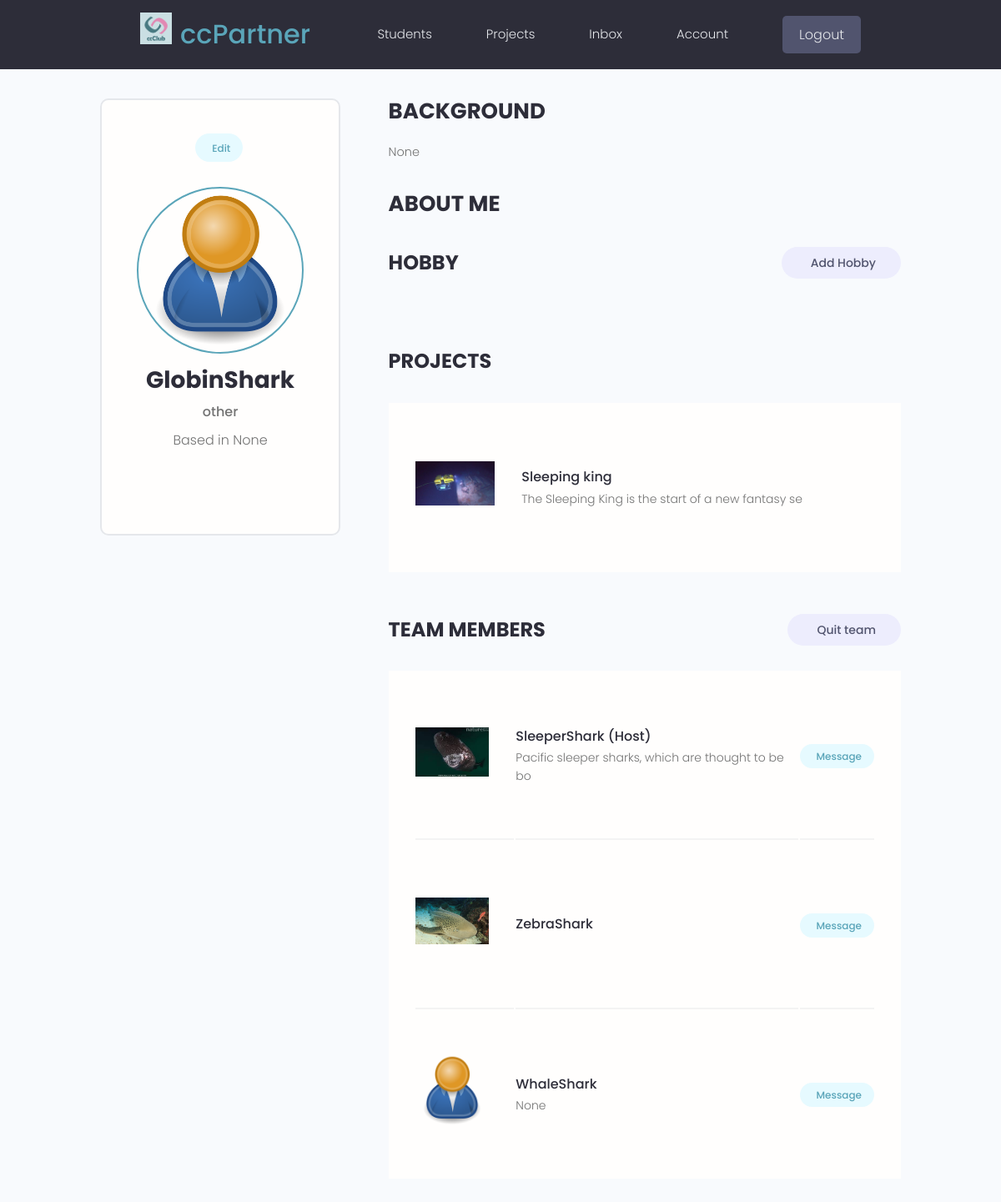
/account/ (signed in), run on the app's committed database.
### users/models.py (models this page shows, shortened)
class Profile(models.Model):
    JOB_TYPE = (
        ('student', '學生'),
        ('employed', '在職'),
        ('other', '其他'),
    )
    user = models.OneToOneField( User,
                                 on_delete=models.CASCADE,
                                 null=True,
                                 blank=True )
    name = models.CharField( max_length=100,
                             blank=True,
                             null=True )
    email = models.EmailField( max_length=200,
                               blank=True,
                               null=True )
    username = models.CharField( max_length=200,
                                 blank=True,
                                 null=True )
    bio = models.TextField( blank=True,
                            null=True )
    profile_image = models.ImageField( blank=True,
                                       null=True,
                                       upload_to="profiles/",
                                       default = 'profiles/user-default.png' )
    social_facebook = models.CharField( max_length=200,
                                        blank=True,
                                        null=True )
    location = models.CharField( max_length=100,
                                 blank=True,
                                 null=True,
                                 default="Taiwan" )
    background = models.CharField( max_length=200,
                                   blank=True,
                                   null=True )
    job = models.CharField( max_length=100,
                            choices=JOB_TYPE,
                            default="other" )
    is_host = models.BooleanField( default=False )
    group_id = models.CharField( max_length=200,
                                 default=None,
                                 blank=True,
                                 null=True )
    created = models.DateTimeField( auto_now_add=True )
    id = models.UUIDField( default=uuid.uuid4,
                           unique=True,
                           primary_key=True,
                           editable=False )
    @property
    def imageURL(self):
        try:
            url = self.profile_image.url
        except:
            url = '/images/profiles/user-default.png'
        return url

### projects/models.py (models this page shows, shortened)
class Project(models.Model):
    FEATURE_TYPE = (
        ("delicacy", "美食評鑑"),
        ("finance", "投資理財"),
        ("sport", '運動健身') ,
        ("pet", "寵物生活"),
        ("toolkit", "輔助工具"),
        ("society", "社會政治"),
        ("shopping", "購物達人"),
        ("entertainment","音樂電影"),
        ("other","其他"),
    )
    owner = models.ForeignKey( Profile,
                               on_delete=models.CASCADE,
                               default=None,
                               null=True,
                               blank=True )
    title = models.CharField( max_length=100 )
    description = models.TextField( null=True,
                                    blank=True )
    featured_image = models.ImageField( null=True,
                                        blank=True,
                                        default='default.jpg' )
    modules = models.ManyToManyField( "Module",
                                      blank=True,
                                      null=True, )
    types = models.ManyToManyField( "Type",
                                   blank=True,
                                   null=True,
                                   default=None )
    feature = models.CharField( max_length=20,
                                choices=FEATURE_TYPE,
                                default=FEATURE_TYPE[-1][0] )
    is_active = models.BooleanField( default=True )
    id = models.UUIDField( default=uuid.uuid4,
                           unique=True,
                           primary_key=True,
                           editable=False )
    created = models.DateTimeField( auto_now_add=True )
    class Meta:
        ordering = ['created']
    @property
    def imageURL(self):
        try:
            url = self.featured_image.url
        except:
            url = '/images/default.jpg'
        return url

### users/views.py (the view)
# urls.py: path('account/', views.userAccount, name='account'),
@login_required(login_url='login')
def userAccount(request):
    profile = request.user.profile
    if profile.group_id:
        group = Group.objects.get(id=profile.group_id)
        project = group.project
    else:
        group, project = None, None
    context = {
        'profile':profile,
        'group': group,
        'project': project,
    }
    return render(request, 'users/account.html', context=context)

### projects/models.py (called while the page is built)
    @property
    def members(self):
        member_list = list()
        if self.member_1:
            member_list.append(self.member_1)
        if self.member_2:
            member_list.append(self.member_2)
        if self.member_3:
            member_list.append(self.member_3)
        return member_list

### users/templates/users/account.html (shortened to what this page needs)
{% extends 'main.html' %}
{% load static %}
{% block content %}
<main class="settingsPage profile my-md">
  <div class="container">
    <div class="layout">
      <div class="column column--1of3">
        <div class="card text-center">
          <div class="card__body dev">
            <a class="tag tag--pill tag--main settings__btn" href="{% url 'update-profile' %}"> Edit</a>
            <img class="avatar avatar--xl dev__avatar" src="{{ profile.imageURL }}" />
            <h2 class="dev__name">{{ profile.username }}</h2>
            <p class="dev__title">{{ profile.job }}</p>
            <p class="dev__location">Based in {{ profile.location }}</p>
          </div>
        </div>
      </div>
      <div class="column column--2of3">
        <div class="devInfo">
          <h3 class="devInfo__title">Background</h3>
          <p class="devInfo__about">
            {{ profile.background }}
          </p>
        </div>
        <div class="column column--2of3">
          <div class="devInfo">
            <h3 class="devInfo__title">About Me</h3>
          </div>
         <div class="settings">
          <h3 class="settings__title">Hobby</h3>
          <a class="tag tag--pill tag--sub settings__btn tag--lg" href="{% url 'create-hobby' %}"> Add Hobby</a>
        </div>
        <div class="settings">
          <h3 class="settings__title">Projects</h3>
        </div>
        <table class="settings__table">
          {% if project %}
          <tr>
            <td class="settings__thumbnail">
              <a href="{% url 'project' project.id %}"><img src="{{ project.imageURL }}" alt="Project Thumbnail" /></a>
            </td>
            <td class="settings__tableInfo">
              <a href="{% url 'project' project.id %}">{{ project.title }}</a>
              <p>
                {{ project.description|slice:'50' }}
              </p>
            </td>
          </tr>
          {% endif %}
        </table>
        {% if group %}
        <div class="settings">
          <h3 class="settings__title">Team Members</h3>
          {% if not profile.is_host %}
          <a class="tag tag--pill tag--sub settings__btn tag--lg" href="{% url 'quit-team' %}?next=/account"> Quit team</a>
          {% endif %}
        </div>
        <table class="settings__table">
          {% if not profile.is_host %}
          <tr>
            <td class="settings__thumbnail">
              <a href="{% url 'user-profile' project.owner.id %}"><img src="{{ project.owner.imageURL }}" alt="Project Thumbnail" /></a>
            </td>
            <td class="settings__tableInfo">
              <a href="{% url 'user-profile' project.owner.id %}">{{ project.owner.username }} (Host)</a>
              <p>
                {{ project.owner.bio|slice:'50' }}
              </p>
            </td>
            <td class="settings__tableActions">
              <a class="tag tag--pill tag--main settings__btn" href="{% url 'create-message' project.owner.id  %}" >Message</a>
            </td>
          </tr>
          {% endif %}
          {% for member in group.members %}
          {% if member != profile %}
          <tr>
            <td class="settings__thumbnail">
              <a href="{% url 'user-profile' member.id %}"><img src="{{ member.imageURL }}" alt="Project Thumbnail" /></a>
            </td>
            <td class="settings__tableInfo">
              <a href="{% url 'user-profile' member.id %}">{{ member.username }}</a>
              <p>
                {{ member.bio|slice:'50' }}
              </p>
            </td>
            <td class="settings__tableActions">
              <a class="tag tag--pill tag--main settings__btn" href="{% url 'create-message' member.id %}" >Message</a>
            </td>
          </tr>
          {% endif %}
          {% endfor %}
        </table>
        {% endif %}
      </div>
    </div>
  </div>
</main>
{% endblock %}

### static/styles/app.css (style rules this page uses)
:root { --color-sub: #2d2d39; }
.card { border: 2px solid var(--color-light); }
img { width: 100%; }
.profile .card > .dev { padding: 4rem; }
.dev__avatar { display: block; margin: auto; }
.dev__name { color: var(--color-sub); font-size: 2.8rem; font-weight: 700; margin-top: 1rem; margin-bottom: 0.5rem; }
.dev__title { font-size: 1.6rem; font-weight: 500; line-height: 1.3; }
.dev__location { margin-top: 1rem; }
.devInfo { margin-bottom: 3rem; }
.devInfo__title, .devInfo__subtitle { font-size: 2.6rem; color: var(--color-sub); text-transform: uppercase; font-weight: 700; margin-bottom: 1.5rem; }
.devInfo__about, .devSkill__info { font-size: 1.45rem; line-height: 1.7; text-align: justify; }
.settingsPage .dev > .settings__btn { display: inline-block; margin-bottom: 3rem; }
.settings { display: flex; justify-content: space-between; align-items: center; }
.settings__title { font-size: 2.4rem; text-transform: uppercase; font-weight: 700; color: var(--color-sub); }
.settings__table { margin-top: 3rem; margin-bottom: 5rem; padding: 0 3rem; background: var(--color-white); }
.settings__table tr { width: 100%; }
.settings__table tr > td { padding: 2rem 0; }
.settings__table tr:not(:last-child) td { border-bottom: 2px solid var(--color-white-light); }
.settings__thumbnail { width: 23%; min-width: 10rem; }
.settings__thumbnail img { padding-right: 3rem; height: 15rem; object-fit: contain; }
.settings__tableInfo { width: 100%; }
.settings__tableInfo h4, .settings__tableInfo a { padding-right: 1rem; width: auto; font-size: 1.6rem; font-weight: 500; color: var(--color-sub); }
.settings__tableInfo p { font-size: 1.4rem; }
.settings__tableActions { text-align: right; }

### static/uikit/styles/modules/_variables.css (style rules this page uses)
:root { --color-main: #5aa5b9; --color-main-light: #e6faff; --color-sub: #3f4156; --color-sub-light: #51546e; --color-sub-lighter: #ededfd; --color-text: #737373; --color-gray: #8b8b8b; --color-light: #e5e7eb; --color-light-gray: #767676; --color-bg: #f8fafd; --color-white: #fffefd; --color-white-light: #f3f3f3; --color-success: #359e64; --color-success-bg: #def8e8; --color-error: #fc4b0b; --color-error-bg: #fff2ee; --font-base: 'Poppins', arial, helvetica, 'Segoe UI', roboto, ubuntu, sans-serif; --font-monospace: 'Fira Code', 'Courier New', courier, monospace; --font-regular: 300; --font-medium: 500; --font-bold: 700; --generic-shadow: 1px 1px 5px #00000010; --generic-transition: all 0.3s ease-in-out; }

### static/uikit/styles/modules/_base.css (style rules this page uses)
* { margin: 0; padding: 0; box-sizing: border-box; text-rendering: optimizeLegibility; color: inherit; font-size: inherit; }
html { font-size: 50%; }
@media only screen and (min-width: 480px) { html { font-size: 56.25%; } }
@media only screen and (min-width: 1200px) { html { font-size: 62.5%; } }
body { line-height: 1.6; font-weight: 400; font-size: 1.5rem; color: var(--color-text); background-color: var(--color-bg); min-height: 100vh; }

### static/uikit/styles/modules/_typography.css (style rules this page uses)
* { font-family: var(--font-base); }
h2 { font-size: 3.6rem; font-weight: var(--font-bold); }
h3 { font-size: 3.2rem; font-weight: var(--font-medium); }
p, span, strong { font-size: 1.6rem; color: var(--color-text); font-weight: var(--font-regular); }
a { padding-bottom: 2px; text-decoration: none; display: inline-block; color: var(--color-main); font-weight: var(--font-medium); }

### static/uikit/styles/modules/_utilities.css (style rules this page uses)
.container { width: 92%; max-width: 165rem; margin: 0 auto; box-sizing: border-box; }
@media screen and (min-width: 1000px) { .container { width: 90%; } }
@media screen and (min-width: 1200px) { .container { width: 80%; } }
.text-center { text-align: center; }
.my-md { margin: 3rem auto; }

### static/uikit/styles/modules/_avatar.css (style rules this page uses)
.avatar { border-radius: 50%; border: 2px solid var(--color-main); object-fit: cover; }
.avatar--xl { height: 20rem; width: 20rem; }

### static/uikit/styles/modules/_card.css (style rules this page uses)
.card { border-radius: 1rem; background-color: var(--color-white); border: 1.5px solid var(--color-light); width: auto; height: auto; margin-top: 0.5rem; margin-bottom: 0.5rem; overflow: hidden; }
.card__body, .card__header { padding: 2rem 2.5rem; }

### static/uikit/styles/modules/_layout.css (style rules this page uses)
.layout { display: flex; flex-flow: row wrap; justify-content: space-between; }
.layout > .column { margin-bottom: 3rem; }
.layout > .column.column--1of3 { flex-basis: 30%; }
.layout > .column.column--2of3 { flex-basis: 64%; }

### data on the page
Profile: imageURL (placeholder picture), username "GlobinShark", job "other", location "None", background "None"
Project: imageURL (picture), title "Sleeping king", description "The Sleeping King is the start of a new fantasy se", owner.imageURL (picture), owner.username "SleeperShark", owner.bio "Pacific sleeper sharks, which are thought to be bo"
Profile: imageURL (picture), username "ZebraShark"
Profile: imageURL (placeholder picture), username "WhaleShark", bio "None"
